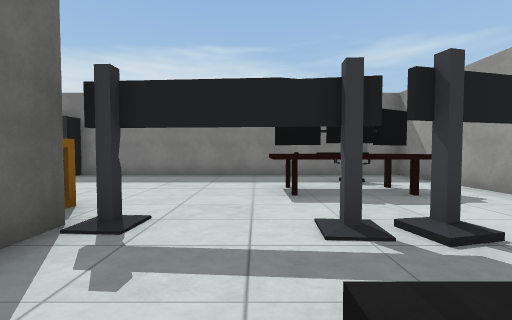
[1] (above)

24 first-person views from a walk through a Unity game level. The camera is 1.5 m above the floor, tilts 2° down and sees 90° across. The floor is counted in squares, 2 m on a side. Each view is taken from the middle of a square. On the plan, view 1 faces up. The plan holds only what a view shows up to about 9 squares ahead; the rest is blank. The place goes on beyond the plan. The player character is not drawn. Some animated figures are not drawn. Some surface patterns are stand-ins.

[2]
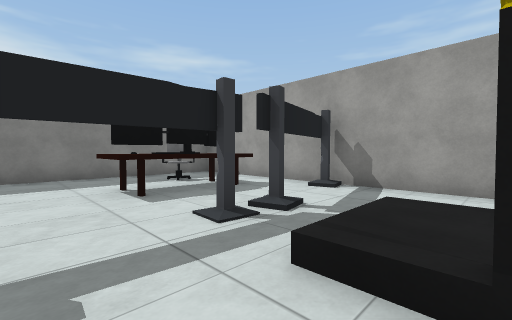

[3]
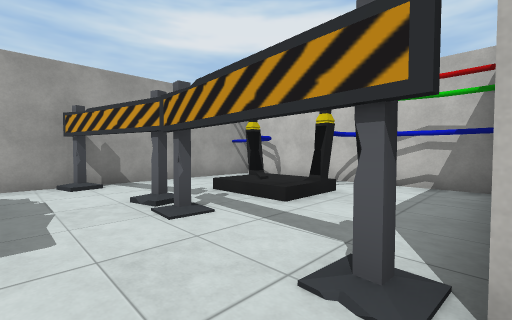

[4]
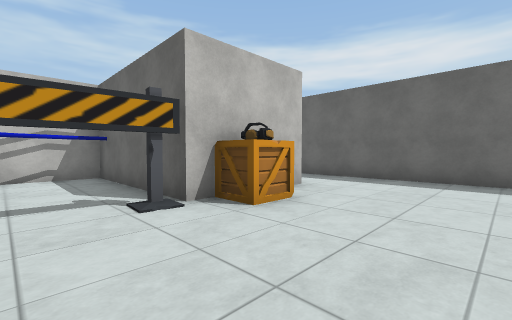

[5]
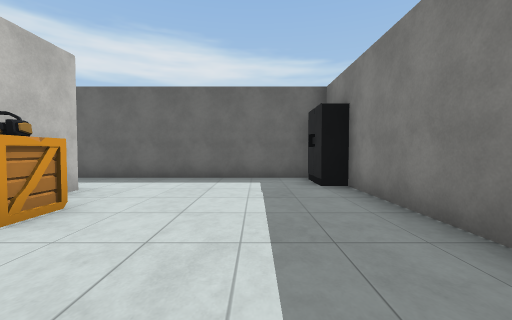

[6]
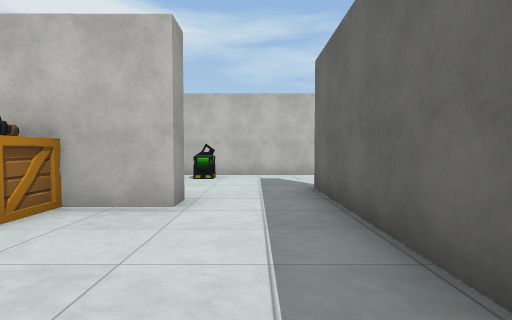

[7]
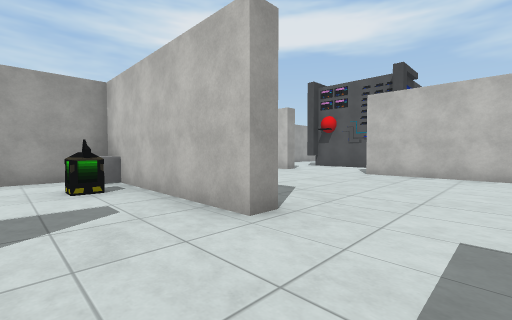

[8]
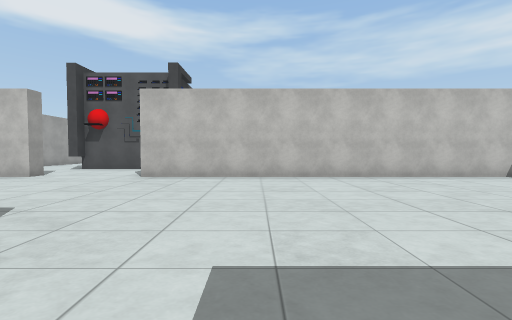

[9]
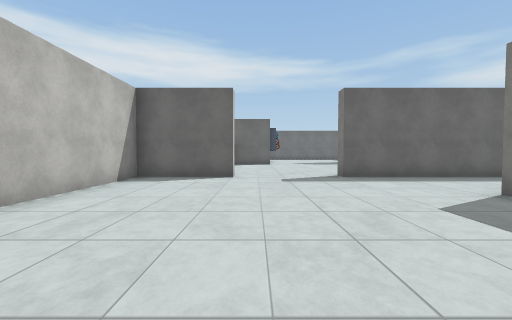

[10]
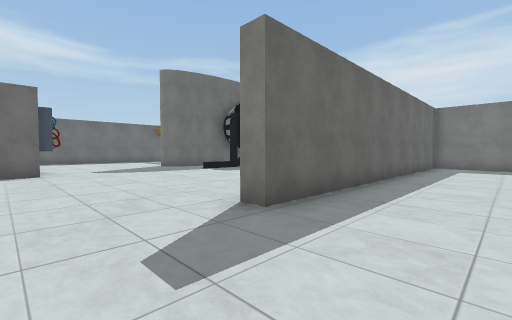

[11]
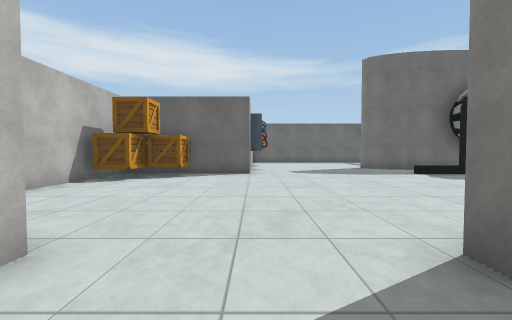

[12]
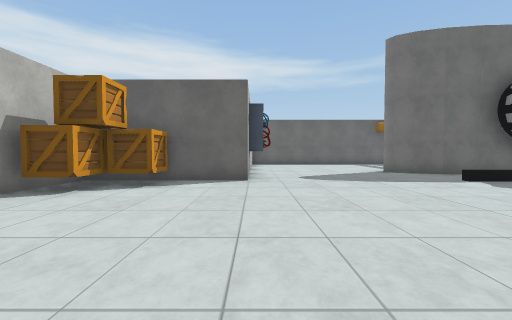

[13]
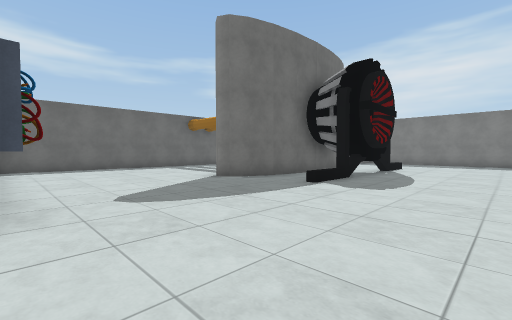

[14]
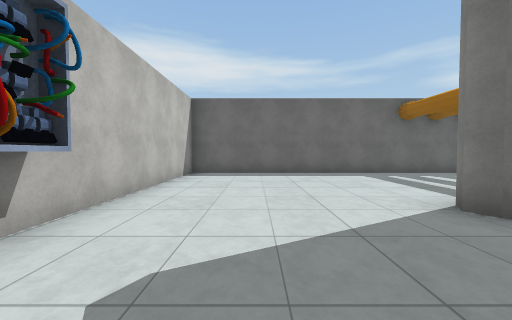

[15]
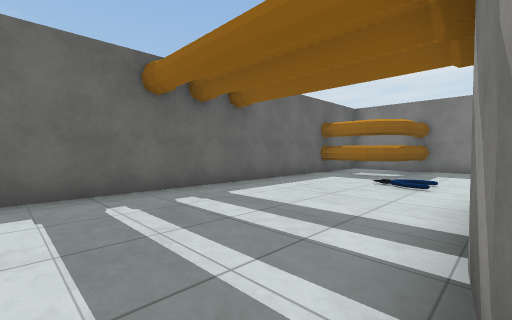

[16]
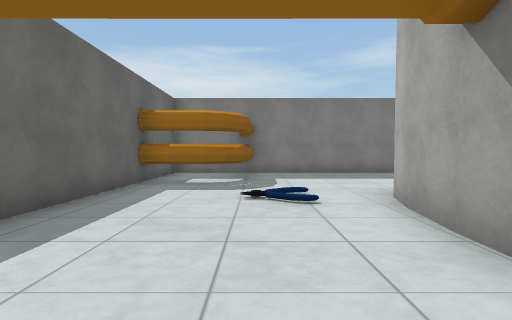

[17]
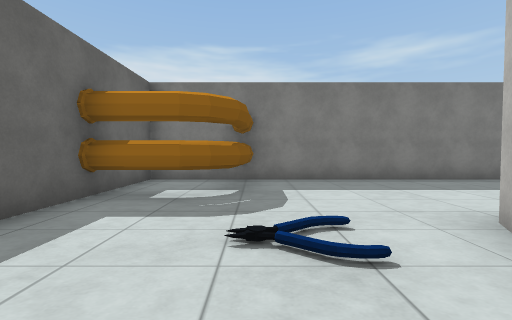

[18]
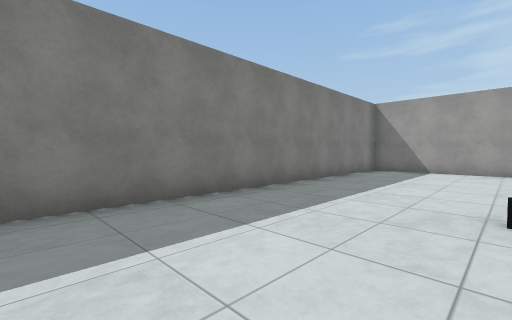

[19]
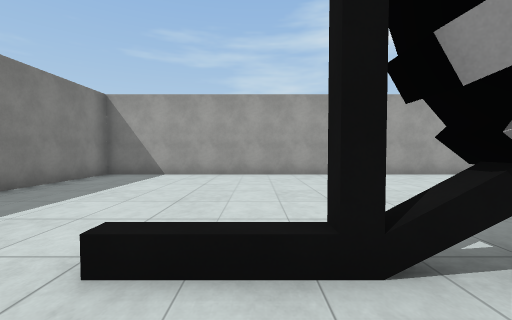

[20]
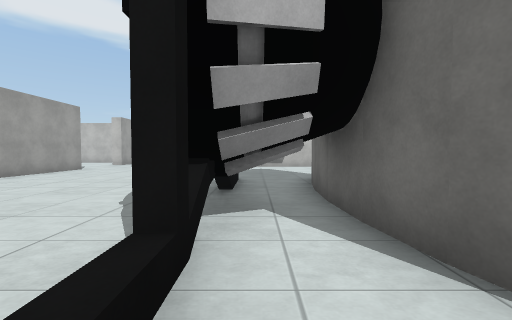

[21]
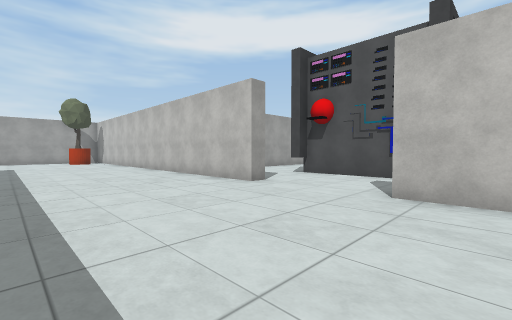

[22]
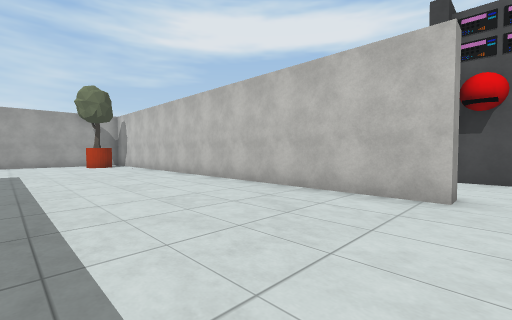

[23]
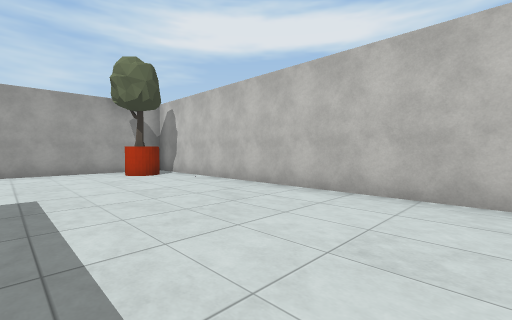

[24]
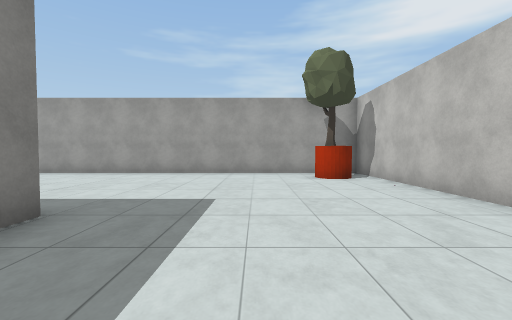

### Floor plan
Points are (right, up) in squares from view 1. A wall is a line through its corners. A room is listed if a view was taken in it or the views show most of it. See-through windows are left out.
Room 1 (views 1, 2, 3, 4, 5, 6)
walls: (1.7, 5) (1.2, 5); (3.1, 4.2) (0.3, 4.2) (0.3, 5.5); (-4.8, 2.6) (-1.9, 2.6) (-1.9, -2) (4.4, -2) (4.4, 8) (-5.5, 8); (-7.2, 7.5) (-7.2, 2.6)
ways out: opening at (-5.5, 2) to room 3
objects: closet (-6, 7); crate (-3, 3); other object (1, 2); other object (2, 2); other object (2, 6); other object (4, 3)
Room 2 (views 7, 8, 9, 10, 11, 12, 13, 14, 15, 16, 17, 18, 19, 20, 21, 22, 23, 24)
walls: (-7.9, -2.6) (-7.9, -2) (-6.4, -2); (-18.8, -1) (-18.8, 2.9); (-18.3, 5.5) (-18.3, -2.5) (-18.9, -2.5); (-18.8, 4.6) (-18.8, 11.8) (-33.8, 11.7) (-33.8, -4.2) (-27, -4.2); (-18.9, -5.7) (-18.3, -5.7) (-18.3, -8.4) (-6.6, -8.4); (-3.4, -9) (-3.4, -8.4) (10.7, -8.4) (10.7, 2.4); (-5.7, -11.6) (-2.9, -11.6); (-25.1, 3.7) (-25.6, 3.7); (5, -2.5) (4.4, -2.5); (-25.3, 5.5) (-25.3, 2.6); (-23.3, -8.4) (-21.9, -8.4); (-25.5, -4.1) (-25.5, -6.3); (-26.6, 5.1) (-25.5, 5.1) (-25.5, 6.6); (-26.5, -3.7) (-26.5, -4.2); (-27.1, 3.1) (-27.3, 2); (-27.3, 2.1) (-27.6, 1.2); (-27.1, 4.3) (-27.1, 3); (-27.5, 1.3) (-27.8, 0.8) (-28.2, 0.6) (-28.6, 0.8); (-27.3, 6.4) (-27.1, 5.3); (-27.5, -3.8) (-26.7, -3.8); (-27.4, 6.7) (-27.2, 6.3); (-29, 2) (-29.2, 3.2); (-29.2, 4.7) (-29.2, 5.4); (-29.2, 5.2) (-29, 6.3) (-28.8, 7.2)
ways out: opening at (-7, -0.5) to room 3; opening at (-3, -10.5)
objects: other object (-33, 9) to (-31, 11); crate (-25, -8) to (-25, -7); crate (-25, -6); crate (-24, -8) to (-24, -7); tree (9, -7); other object (10, -7)
Room 3 (no view inside)
walls: (-4.8, -1.4) (-4.8, -0.9); (-4.8, 2) (-4.8, 2.6); (-6.4, -2) (-2.5, -2) (-2.5, 0.1); (-7.2, 2.6) (-7.2, 0.9)
ways out: opening at (-5.5, 2) to room 1; opening at (-7, -0.5) to room 2

Positions as (right, up) in squares from view 1, and headings:
1: (0, 0), facing up
2: (-1, 0), facing up-right
3: (-2, 4), facing down-right
4: (0, 6), facing down-left
5: (0, 6), facing left
6: (-6, 6), facing down
7: (-10, 0), facing down-right
8: (-10, -1), facing down
9: (-11, -5), facing left
10: (-16, -5), facing up-left
11: (-17, -4), facing left
12: (-19, -4), facing left
13: (-22, -4), facing up-left
14: (-25, -2), facing left
15: (-29, 1), facing up-left
16: (-31, 3), facing up
17: (-31, 5), facing up
18: (-29, 8), facing up-right
19: (-27, 7), facing right
20: (-26, 8), facing down
21: (-8, -4), facing down-right
22: (-4, -4), facing down-right
23: (1, -4), facing down-right
24: (2, -5), facing right
